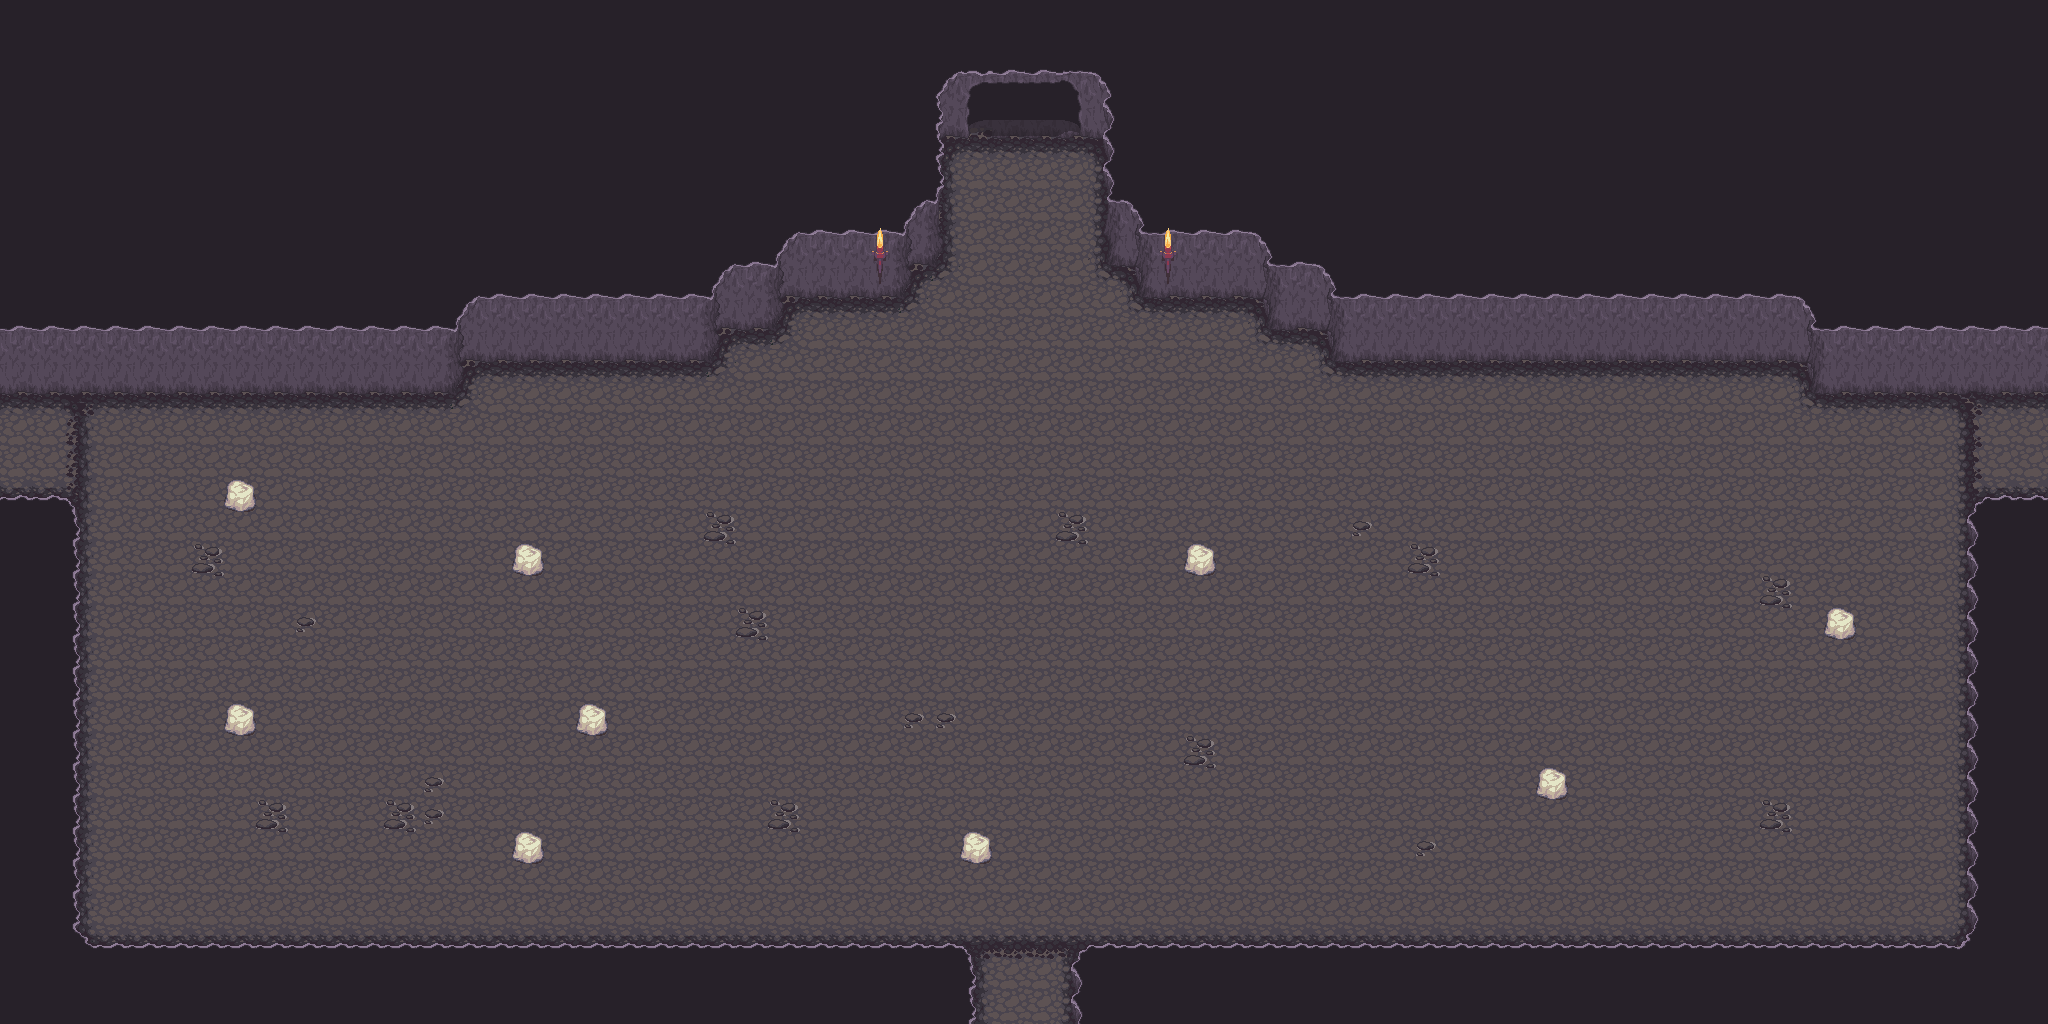

A level layout from a 2D game, rendered from its tile map. Below: a short description, then the map file with tile-grid data replaced by summaries:
An orthogonal 64x32 tile map with 32x32 px tiles, 10 tile layers (Sol, Sol +1, Sol + 2, Wall 2, ...), 5 hidden layers not drawn, 8 tilesets.

<map version="1.0" orientation="orthogonal" renderorder="right-down" width="64" height="32" tilewidth="32" tileheight="32" nextobjectid="1">
 <tileset firstgid="1" name="Artis_dock" tilewidth="32" tileheight="32" tilecount="128" columns="16">
  <image source="../Ressources/Artis_dock.png" width="512" height="256" />
 </tileset>
 <tileset firstgid="129" name="base_out_atlas" tilewidth="32" tileheight="32" tilecount="1024" columns="32">
  <image source="../Ressources/base_out_atlas.png" width="1024" height="1024" />
 </tileset>
 <tileset firstgid="1153" name="build_atlas" tilewidth="32" tileheight="32" tilecount="1024" columns="32">
  <image source="../Ressources/build_atlas.png" width="1024" height="1024" />
 </tileset>
 <tileset firstgid="2177" name="caves" tilewidth="32" tileheight="32" tilecount="66" columns="11">
  <image source="../Ressources/caves.png" width="352" height="192" />
 </tileset>
 <tileset firstgid="2243" name="forest_tiles" tilewidth="32" tileheight="32" tilecount="256" columns="16">
  <image source="../Ressources/forest_tiles.png" width="512" height="512" />
 </tileset>
 <tileset firstgid="2499" name="obj_misk_atlas" tilewidth="32" tileheight="32" tilecount="1024" columns="32">
  <image source="../Ressources/obj_misk_atlas.png" width="1024" height="1024" />
 </tileset>
 <tileset firstgid="3523" name="terrain_atlas" tilewidth="32" tileheight="32" tilecount="1024" columns="32">
  <image source="../Ressources/terrain_atlas.png" width="1024" height="1024" />
 </tileset>
 <tileset firstgid="4547" name="tileset_stone_v4_p1" tilewidth="32" tileheight="32" tilecount="70" columns="5">
  <image source="../Ressources/tileset_stone_v4_p1.png" width="166" height="463" />
 </tileset>
 <layer name="Sol" width="64" height="32">
  <data>[2048 cells, 2048 non-empty, 1 distinct tile ids]</data>
 </layer>
 <layer name="Sol +1" width="64" height="32">
  <data>[2048 cells, 183 non-empty, 11 distinct tile ids]</data>
 </layer>
 <layer name="Sol + 2" width="64" height="32">
  <data>[2048 cells, 80 non-empty, 8 distinct tile ids]</data>
 </layer>
 <layer name="Wall 2" width="64" height="32">
  <data>[2048 cells, 27 non-empty, 7 distinct tile ids]</data>
 </layer>
 <layer name="Wall 3" width="64" height="32">
  <data>[2048 cells, 11 non-empty, 2 distinct tile ids]</data>
 </layer>
 <layer name="Wall" width="64" height="32">
  <data>[2048 cells, 997 non-empty, 23 distinct tile ids]</data>
 </layer>
 <layer name="Door" width="64" height="32">
  <data>[2048 cells, 12 non-empty, 9 distinct tile ids]</data>
 </layer>
 <layer name="Collide" width="64" height="32" visible="0">
  <data>[2048 cells, 944 non-empty, 1 distinct tile ids]</data>
 </layer>
 <layer name="TopDoorBlock" width="64" height="32" visible="0">
  <data>[2048 cells, 24 non-empty, 3 distinct tile ids]</data>
 </layer>
 <layer name="BottomDoorBlock" width="64" height="32" visible="0">
  <data>[2048 cells, 18 non-empty, 2 distinct tile ids]</data>
 </layer>
 <layer name="LeftDoorBlock" width="64" height="32" visible="0">
  <data>[2048 cells, 24 non-empty, 2 distinct tile ids]</data>
 </layer>
 <layer name="RightDoorBlock" width="64" height="32" visible="0">
  <data>[2048 cells, 24 non-empty, 2 distinct tile ids]</data>
 </layer>
 <layer name="Decor" width="64" height="32">
  <data>[2048 cells, 31 non-empty, 5 distinct tile ids]</data>
 </layer>
 <layer name="UpOne" width="64" height="32">
  <data>[2048 cells, 0 non-empty, 0 distinct tile ids]</data>
 </layer>
 <layer name="UpTwo" width="64" height="32">
  <data>[2048 cells, 0 non-empty, 0 distinct tile ids]</data>
 </layer>
</map>
